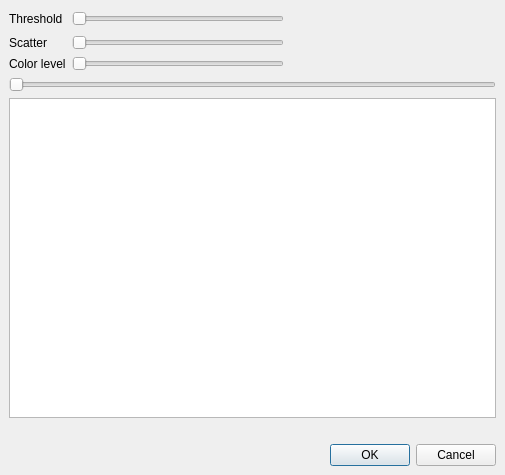
<?xml version="1.0" encoding="UTF-8"?>
<ui version="4.0">
 <class>artCartoonDialog</class>
 <widget class="QDialog" name="artCartoonDialog">
  <property name="geometry">
   <rect>
    <x>0</x>
    <y>0</y>
    <width>505</width>
    <height>475</height>
   </rect>
  </property>
  <property name="windowTitle">
   <string>Cartoon</string>
  </property>
  <layout class="QGridLayout">
   <property name="leftMargin">
    <number>9</number>
   </property>
   <property name="topMargin">
    <number>9</number>
   </property>
   <property name="rightMargin">
    <number>9</number>
   </property>
   <property name="bottomMargin">
    <number>9</number>
   </property>
   <property name="spacing">
    <number>6</number>
   </property>
   <item row="5" column="0" colspan="4">
    <widget class="ADM_QSlider" name="horizontalSlider">
     <property name="orientation">
      <enum>Qt::Horizontal</enum>
     </property>
    </widget>
   </item>
   <item row="7" column="3">
    <spacer>
     <property name="orientation">
      <enum>Qt::Vertical</enum>
     </property>
     <property name="sizeType">
      <enum>QSizePolicy::Fixed</enum>
     </property>
     <property name="sizeHint" stdset="0">
      <size>
       <width>20</width>
       <height>20</height>
      </size>
     </property>
    </spacer>
   </item>
   <item row="6" column="0" colspan="4">
    <widget class="QGraphicsView" name="graphicsView"/>
   </item>
   <item row="8" column="0" colspan="4">
    <widget class="QDialogButtonBox" name="buttonBox">
     <property name="orientation">
      <enum>Qt::Horizontal</enum>
     </property>
     <property name="standardButtons">
      <set>QDialogButtonBox::Cancel|QDialogButtonBox::Ok</set>
     </property>
    </widget>
   </item>
   <item row="4" column="0">
    <layout class="QHBoxLayout" name="toolboxLayout"/>
   </item>
   <item row="2" column="0" rowspan="2" colspan="4">
    <layout class="QGridLayout" name="gridLayout">
     <item row="0" column="0">
      <widget class="QLabel" name="label">
       <property name="text">
        <string>Threshold</string>
       </property>
      </widget>
     </item>
     <item row="0" column="2">
      <spacer>
       <property name="orientation">
        <enum>Qt::Horizontal</enum>
       </property>
       <property name="sizeHint" stdset="0">
        <size>
         <width>40</width>
         <height>20</height>
        </size>
       </property>
      </spacer>
     </item>
     <item row="0" column="1">
      <widget class="ADM_SliderIndicator" name="horizontalSliderThreshold">
       <property name="minimum">
        <number>0</number>
       </property>
       <property name="maximum">
        <number>100</number>
       </property>
       <property name="pageStep">
        <number>10</number>
       </property>
       <property name="orientation">
        <enum>Qt::Horizontal</enum>
       </property>
      </widget>
     </item>
     <item row="1" column="0">
      <widget class="QLabel" name="label_2">
       <property name="text">
        <string>Scatter</string>
       </property>
      </widget>
     </item>
     <item row="1" column="1">
      <widget class="ADM_SliderIndicator" name="horizontalSliderScatter">
       <property name="minimum">
        <number>1</number>
       </property>
       <property name="maximum">
        <number>16</number>
       </property>
       <property name="pageStep">
        <number>1</number>
       </property>
       <property name="orientation">
        <enum>Qt::Horizontal</enum>
       </property>
      </widget>
     </item>
     <item row="2" column="0">
      <widget class="QLabel" name="label_3">
       <property name="text">
        <string>Color level</string>
       </property>
      </widget>
     </item>
     <item row="2" column="1">
      <widget class="ADM_SliderIndicator" name="horizontalSliderColor">
       <property name="minimum">
        <number>2</number>
       </property>
       <property name="maximum">
        <number>32</number>
       </property>
       <property name="orientation">
        <enum>Qt::Horizontal</enum>
       </property>
      </widget>
     </item>
    </layout>
   </item>
  </layout>
 </widget>
 <customwidgets>
  <customwidget>
   <class>ADM_QSlider</class>
   <extends>QSlider</extends>
   <header>ADM_toolkitQt.h</header>
  </customwidget>
  <customwidget>
   <class>ADM_SliderIndicator</class>
   <extends>QSlider</extends>
   <header>ADM_toolkitQt.h</header>
  </customwidget>
 </customwidgets>
 <tabstops>
  <tabstop>horizontalSliderThreshold</tabstop>
  <tabstop>horizontalSliderScatter</tabstop>
  <tabstop>horizontalSliderColor</tabstop>
  <tabstop>horizontalSlider</tabstop>
  <tabstop>graphicsView</tabstop>
 </tabstops>
 <resources/>
 <connections>
  <connection>
   <sender>buttonBox</sender>
   <signal>accepted()</signal>
   <receiver>artCartoonDialog</receiver>
   <slot>accept()</slot>
   <hints>
    <hint type="sourcelabel">
     <x>248</x>
     <y>254</y>
    </hint>
    <hint type="destinationlabel">
     <x>157</x>
     <y>274</y>
    </hint>
   </hints>
  </connection>
  <connection>
   <sender>buttonBox</sender>
   <signal>rejected()</signal>
   <receiver>artCartoonDialog</receiver>
   <slot>reject()</slot>
   <hints>
    <hint type="sourcelabel">
     <x>316</x>
     <y>260</y>
    </hint>
    <hint type="destinationlabel">
     <x>286</x>
     <y>274</y>
    </hint>
   </hints>
  </connection>
 </connections>
</ui>
